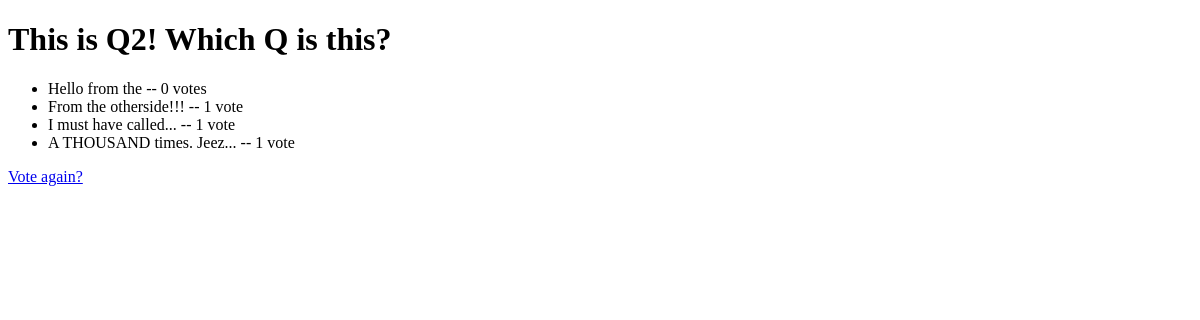
/polls/3/results/, run on an earlier commit of the app's database.
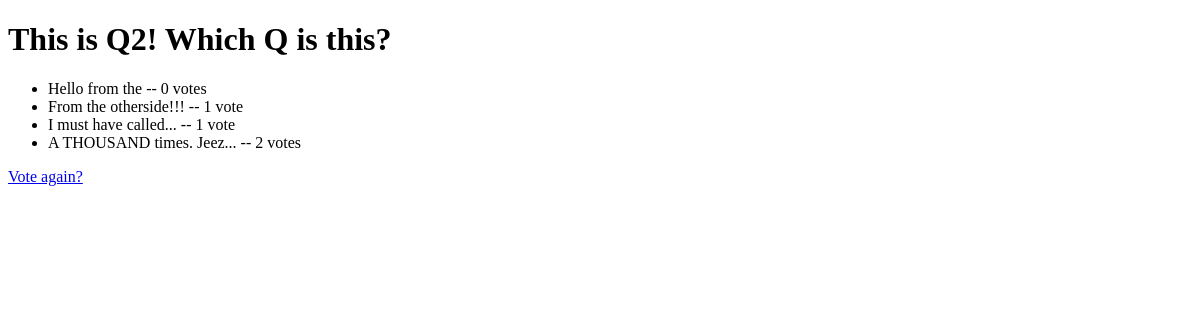
And on a later commit of the database.
### polls/models.py (models this page shows, shortened)
class Question(models.Model):
  question_text = models.CharField(max_length=200)
  pub_date = models.DateTimeField('date published')

class Choice(models.Model):
  question = models.ForeignKey(Question, on_delete=models.CASCADE)
  choice_text = models.CharField(max_length=200)
  votes = models.IntegerField(default=0)

### polls/views.py (the view)
# urls.py: path('<int:pk>/results/', views.ResultsView.as_view(), name='results'),
class ResultsView(generic.DetailView):
  model = Question
  template_name = 'polls/results.html'

### polls/templates/polls/results.html (shortened to what this page needs)
<!DOCTYPE html>
<html lang="en">
  <head>
  </head>
  <body>
    <h1>{{ question.question_text }}</h1>
    <ul>
      {% for choice in question.choice_set.all %}
        <li>{{ choice.choice_text }} -- {{ choice.votes }}
          vote{{ choice.votes|pluralize }}</li>
      {% endfor %}
    </ul>
    <a href="{% url 'polls:detail' question.id %}">Vote again?</a>
  </body>
</html>

What changed in the data, as far as the page shows it:
changed Choice "A THOUSAND times. Jeez...": votes "1" → "2"
